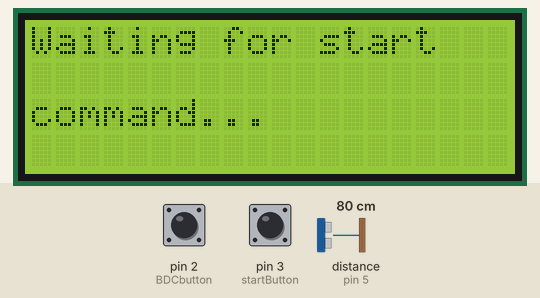
Simulated run of this sketch. Board: Arduino Uno, built with avr-gcc and run on an emulated ATmega328P. Parts: 20×4 character LCD. The inputs (shaded band) are chosen by the test bench; at power-on: pin 2 (BDCbutton) HIGH, pin 3 (startButton) HIGH, distance to the obstacle (sensor on pin 5) 80 cm. The echo pulse lasts 58.3 µs per cm; storage starts empty; what the sketch prints to the serial monitor is not drawn.

Above: at 1.2 s.
1.3 s: pin 2 (BDCbutton) pulled LOW for 0.15 s
At 2.7 s:
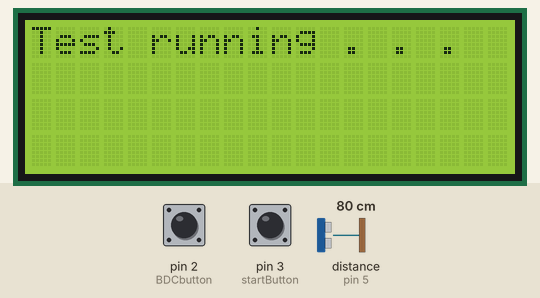
3.0 s: pin 3 (startButton) pulled LOW for 0.15 s
At 4.4 s:
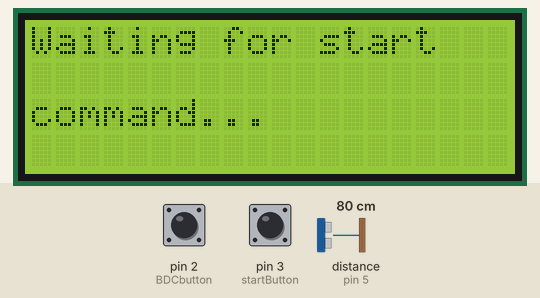
4.7 s: pin 2 (BDCbutton) pulled LOW for 1 s
At 6.9 s:
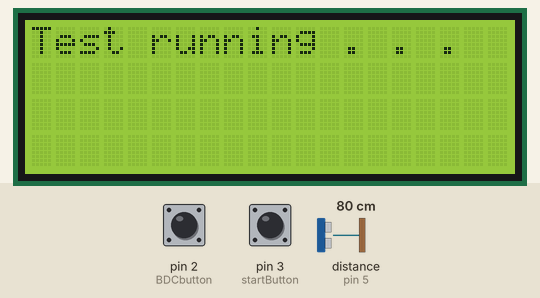
Timing chart, 0 to 8.4 s (numbered marks = the images above; inputs shaded):
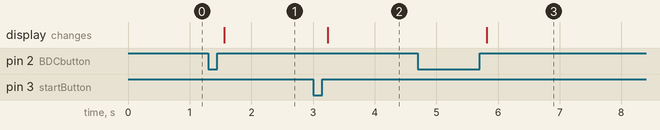

The sketch:

codTeste.ino
```cpp
// DE CALCULAT VITEZA MEDIE A MANUSII

#include <LiquidCrystal_I2C.h>
#include <SPI.h>
#include <SD.h>

File movementRecording;
LiquidCrystal_I2C lcd(0x27,20,4);

int trigPin = 6;
int echoPin = 5;
long cm, baseCm;

int startButton = 3;
int BDCbutton = 2;

int buttonState = 1;
int debounce = 50;
int lastDebounce = 0;
bool isRecording = false;

const int SDPin = 10;
Sd2Card card;
int startTime = 0;

void setup() {
  Serial.begin(9600);
  pinMode(trigPin,OUTPUT);
  pinMode(echoPin,INPUT);

  pinMode(startButton, INPUT_PULLUP);
  pinMode(BDCbutton, INPUT_PULLUP);

  lcd.init();
  lcd.backlight();
  lcd.setCursor(3,0);

  if(!SD.begin(SDPin)){
    Serial.println("SD initialization failed");
    lcd.clear();
    lcd.print("SD initialization FAILED!");
    while(1);
  }
  Serial.println("SD initialized");
  lcd.print("SD initialized!");
}

void loop() {
  if(isRecording == false){
    if(movementRecording)
      movementRecording.close();
    lcd.clear();
    lcd.print("Waiting for start   command...");

    while(isRecording == false){
      buttonDebounce(digitalRead(BDCbutton));
    }
    baseCm = distanceCalculation(0);
    lcd.clear();
    lcd.print("Initializing test...");
    movementRecording= SD.open(nameMaker(), FILE_WRITE);
    addCsvLine(movementRecording, "Recording Time", "Distance[cm]");
    startTime = millis();
    Serial.println("start time: "+ String(int(startTime)));
    lcd.clear();
    lcd.print("Test running . . .");
  }
  cm = distanceCalculation(baseCm);
  Serial.println(cm);
  addCsvLine(movementRecording,String(millis()-startTime), String(cm));
  buttonDebounce(digitalRead(startButton));
}

long distanceCalculation(long adjustment){
  digitalWrite(trigPin,LOW);
  delayMicroseconds(5);
  digitalWrite(trigPin,HIGH);
  delayMicroseconds(10);
  digitalWrite(trigPin, LOW);

  long duration = pulseIn(echoPin,HIGH);
  return (duration/2) / 29.1 - adjustment;
}

void buttonDebounce(int buttonReading){
  if(buttonReading != buttonState and lastDebounce == 0)
    lastDebounce = millis();
  if((millis()-lastDebounce) > debounce){
    if(buttonReading == 1 and buttonState == 0)
      isRecording = !isRecording;
    if(buttonReading != buttonState)
      buttonState = buttonReading;
      lastDebounce = 0;
    }
}

String nameMaker(){
  String filename;
  int testNumber = 0;
  String prefix = "test";
  String suffix = ".csv";
  filename = prefix + testNumber + suffix;
  while(SD.exists(filename)){
    testNumber++;
    filename = prefix + testNumber + suffix;
  }
  return filename;
}

void addCsvLine(File file, String readTime, String distance){
  //Serial.println(readTime + " " + rawValue);
  file.print(readTime);
  file.print(",");
  file.print(distance);
  }
```

Measured:
- after the input at 1.3 s, the display: changes after 0.26 s (image 1)
- after the input at 3.0 s, the display: changes after 0.24 s (image 2)
- after the input at 4.7 s, the display: changes after 1.1 s (image 3)
